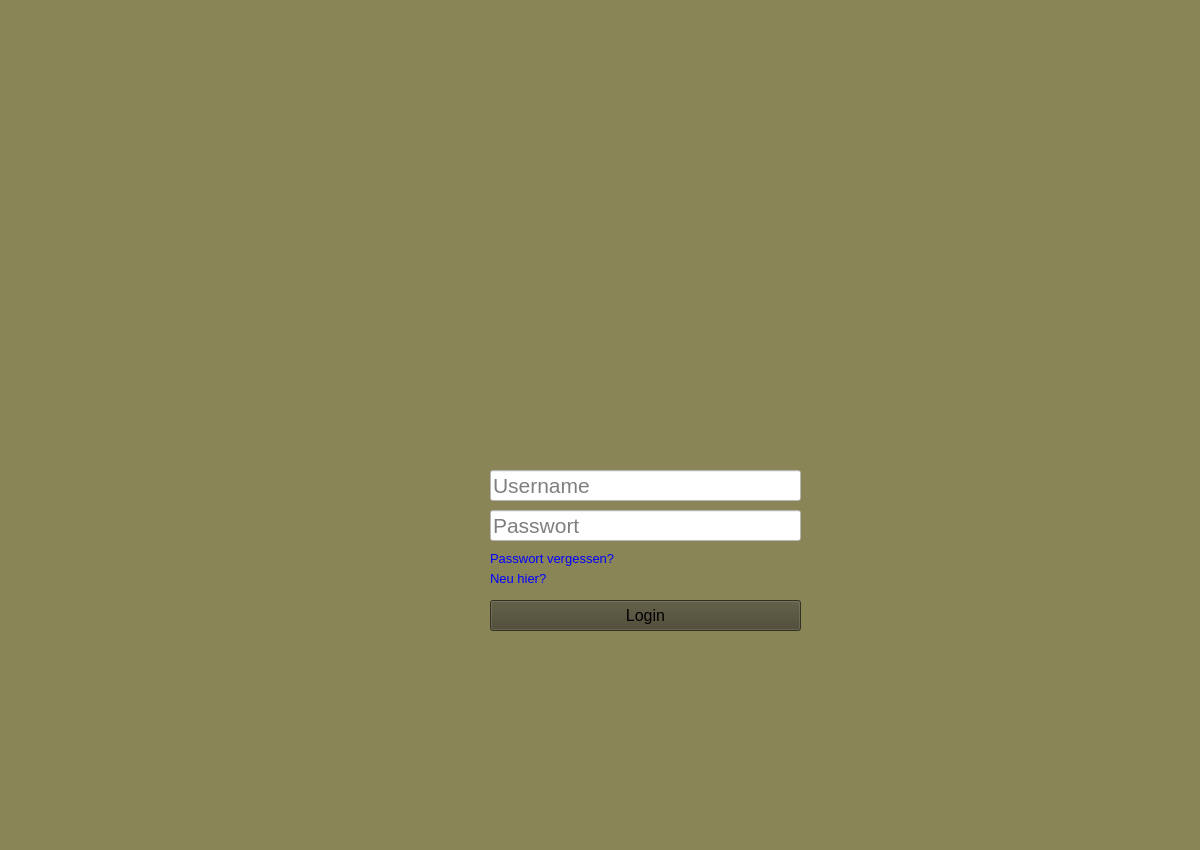
<?xml version="1.0" encoding="UTF-8"?>
<ui version="4.0">
 <class>MainWindow</class>
 <widget class="QMainWindow" name="MainWindow">
  <property name="geometry">
   <rect>
    <x>0</x>
    <y>0</y>
    <width>1200</width>
    <height>850</height>
   </rect>
  </property>
  <property name="sizePolicy">
   <sizepolicy hsizetype="Fixed" vsizetype="Fixed">
    <horstretch>0</horstretch>
    <verstretch>0</verstretch>
   </sizepolicy>
  </property>
  <property name="windowTitle">
   <string>eTanks Group F</string>
  </property>
  <widget class="QWidget" name="centralwidget">
   <property name="styleSheet">
    <string notr="true">background: #8A8557;
background-image: url(C:/Users/DirkS/IdeaProjects/paf-gruppe-f_eTanks_HOT/client_jfx/src/main/resources/img/images/menuBackground/eTanksTitle.png);</string>
   </property>
   <widget class="QLineEdit" name="usernameTextfield">
    <property name="geometry">
     <rect>
      <x>490</x>
      <y>470</y>
      <width>311</width>
      <height>31</height>
     </rect>
    </property>
    <property name="sizePolicy">
     <sizepolicy hsizetype="Fixed" vsizetype="Fixed">
      <horstretch>0</horstretch>
      <verstretch>0</verstretch>
     </sizepolicy>
    </property>
    <property name="font">
     <font>
      <pointsize>16</pointsize>
     </font>
    </property>
    <property name="styleSheet">
     <string notr="true">background: white;
</string>
    </property>
    <property name="placeholderText">
     <string>Username</string>
    </property>
   </widget>
   <widget class="QLineEdit" name="passwortField">
    <property name="geometry">
     <rect>
      <x>490</x>
      <y>510</y>
      <width>311</width>
      <height>31</height>
     </rect>
    </property>
    <property name="sizePolicy">
     <sizepolicy hsizetype="Fixed" vsizetype="Fixed">
      <horstretch>0</horstretch>
      <verstretch>0</verstretch>
     </sizepolicy>
    </property>
    <property name="font">
     <font>
      <pointsize>16</pointsize>
     </font>
    </property>
    <property name="styleSheet">
     <string notr="true">background: white;
</string>
    </property>
    <property name="placeholderText">
     <string>Passwort</string>
    </property>
   </widget>
   <widget class="QLabel" name="forgotPwLbl">
    <property name="geometry">
     <rect>
      <x>490</x>
      <y>550</y>
      <width>311</width>
      <height>16</height>
     </rect>
    </property>
    <property name="font">
     <font>
      <pointsize>10</pointsize>
     </font>
    </property>
    <property name="mouseTracking">
     <bool>false</bool>
    </property>
    <property name="styleSheet">
     <string notr="true">Color: Blue</string>
    </property>
    <property name="text">
     <string>Passwort vergessen?</string>
    </property>
   </widget>
   <widget class="QLabel" name="newUserLbl">
    <property name="geometry">
     <rect>
      <x>490</x>
      <y>570</y>
      <width>311</width>
      <height>16</height>
     </rect>
    </property>
    <property name="font">
     <font>
      <pointsize>10</pointsize>
     </font>
    </property>
    <property name="mouseTracking">
     <bool>false</bool>
    </property>
    <property name="styleSheet">
     <string notr="true">Color: Blue</string>
    </property>
    <property name="text">
     <string>Neu hier?</string>
    </property>
   </widget>
   <widget class="QPushButton" name="loginButton">
    <property name="geometry">
     <rect>
      <x>490</x>
      <y>600</y>
      <width>311</width>
      <height>31</height>
     </rect>
    </property>
    <property name="sizePolicy">
     <sizepolicy hsizetype="Fixed" vsizetype="Fixed">
      <horstretch>0</horstretch>
      <verstretch>0</verstretch>
     </sizepolicy>
    </property>
    <property name="font">
     <font>
      <pointsize>12</pointsize>
     </font>
    </property>
    <property name="styleSheet">
     <string notr="true">background-color: #47452E;
text-fill:#111111;
border-color: #111111;
border-width: 2;
pref-width:200;
pref-height: 30;</string>
    </property>
    <property name="text">
     <string>Login</string>
    </property>
    <property name="autoDefault">
     <bool>false</bool>
    </property>
   </widget>
  </widget>
 </widget>
 <resources/>
 <connections/>
</ui>
